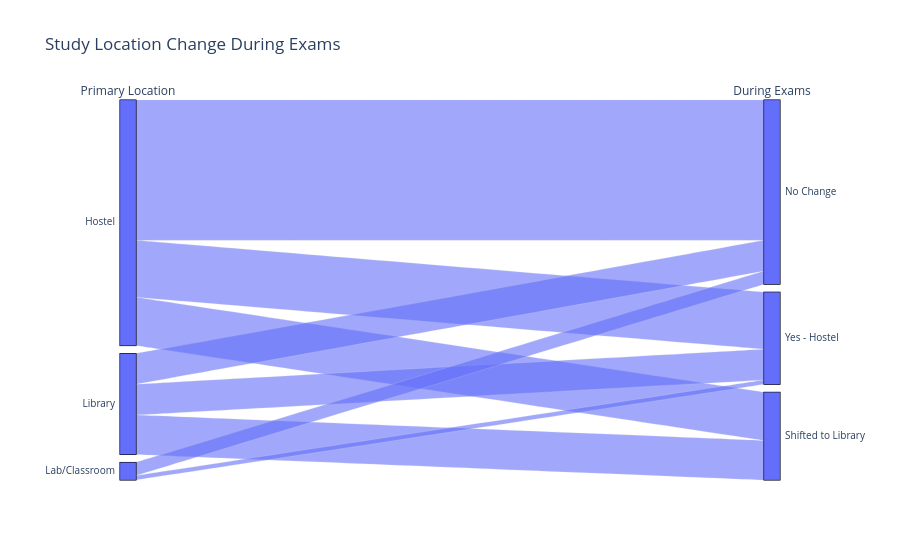

The code cell stored with this chart in its notebook:
### Code cell
import plotly.express as px

loc_flow = df[["primary_location", "exam_location_change"]].dropna()

loc_flow["exam_location_change"] = loc_flow["exam_location_change"].replace({
    "No change": "No Change",
    "Yes - Library": "Shifted to Library",
    "Yes - Home/Hostel": "Shifted to Home"
})

fig = px.parallel_categories(
    loc_flow,
    dimensions=["primary_location", "exam_location_change"],
    labels={
        "primary_location": "Primary Location",
        "exam_location_change": "During Exams"
    },
    title="Study Location Change During Exams"
)

fig.show()

### Figure 1 — Plotly figure (JSON) as saved in the notebook; plotly's stock layout.template omitted (floating-point values rounded to 4 significant figures)
{"data": [{"dimensions": [{"label": "Primary Location", "values": ["Hostel", "Hostel", "Hostel", "Hostel", "Library", "Hostel", "Hostel", "Hostel", "Hostel", "Hostel", "Hostel", "Hostel", "Hostel", "Hostel", "Library", "Hostel", "Hostel", "Hostel", "Library", "Library", "Hostel", "Hostel", "Hostel", "Hostel", "Hostel", "Hostel", "Hostel", "Hostel", "Library", "Hostel", "Hostel", "Hostel", "Library", "Lab/Classroom", "Hostel", "Hostel", "Hostel", "Hostel", "Hostel", "Hostel", "Library", "Hostel", "Library", "Hostel", "Hostel", "Hostel", "Hostel", "Hostel", "Lab/Classroom", "Hostel", "Hostel", "Hostel", "Hostel", "Hostel", "Library", "Hostel", "Hostel", "Hostel", "Hostel", "Hostel", "Hostel", "Hostel", "Library", "Library", "Library", "Hostel", "Library", "Library", "Library", "Library", "Library", "Library", "Library", "Library", "Hostel", "Hostel", "Lab/Classroom", "Lab/Classroom", "Library", "Library", "Hostel", "Library", "Hostel"]}, {"label": "During Exams", "values": ["No Change", "Yes - Hostel", "No Change", "Yes - Hostel", "Shifted to Library", "Yes - Hostel", "No Change", "No Change", "No Change", "No Change", "Shifted to Library", "No Change", "Yes - Hostel", "Shifted to Library", "Shifted to Library", "No Change", "No Change", "Yes - Hostel", "No Change", "Yes - Hostel", "Yes - Hostel", "Yes - Hostel", "No Change", "Shifted to Library", "No Change", "No Change", "Shifted to Library", "No Change", "Shifted to Library", "No Change", "No Change", "Yes - Hostel", "No Change", "No Change", "No Change", "Yes - Hostel", "Shifted to Library", "No Change", "No Change", "Yes - Hostel", "No Change", "No Change", "No Change", "No Change", "No Change", "No Change", "Shifted to Library", "No Change", "No Change", "No Change", "No Change", "No Change", "Shifted to Library", "Shifted to Library", "Yes - Hostel", "Yes - Hostel", "No Change", "Shifted to Library", "No Change", "No Change", "No Change", "No Change", "No Change", "Yes - Hostel", "Yes - Hostel", "Shifted to Library", "Yes - Hostel", "Shifted to Library", "No Change", "Shifted to Library", "Shifted to Library", "Yes - Hostel", "Yes - Hostel", "Shifted to Library", "No Change", "Shifted to Library", "No Change", "Yes - Hostel", "Shifted to Library", "No Change", "Yes - Hostel", "Shifted to Library", "Yes - Hostel"]}], "domain": {"x": [0, 1], "y": [0, 1]}, "name": "", "type": "parcats"}], "layout": {"legend": {"tracegroupgap": 0}, "title": {"text": "Study Location Change During Exams"}}}
